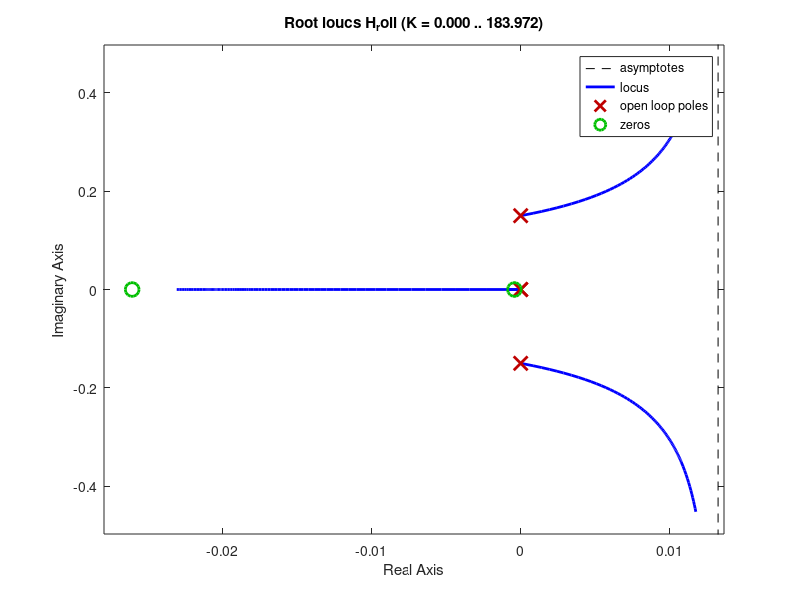
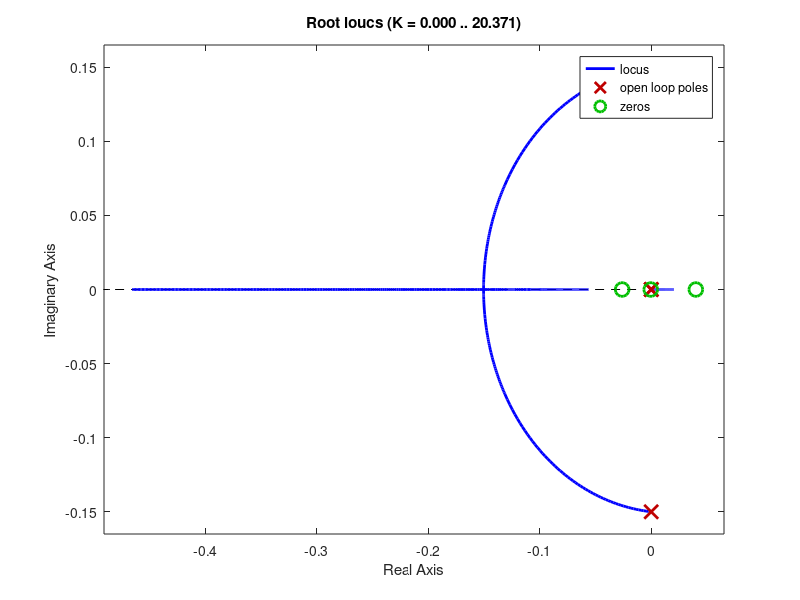
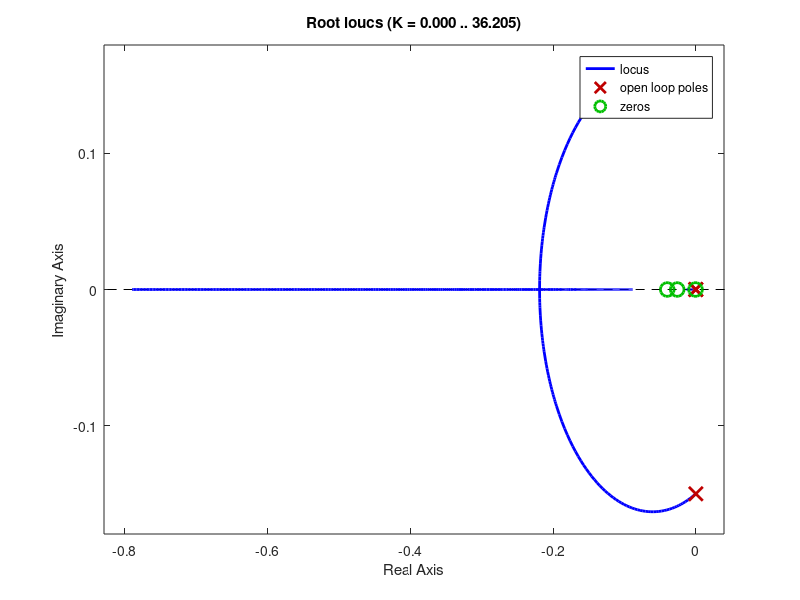

Write the MATLAB code that produced these figures, in order.
Ix = 1000;
Iz = Ix ;
h = 150;

omega_0 = 0.72722*(10^-4) ;

% nutation frequency for large h
nutation_f_approx = h /(( Ix * Iz ) ^0.5) ;

K = 15;
tau = 25;
alpha_d = 10; % alpha in degrees

s = tf('s');

% H is used to denote the transfer function of the plant .
H_roll = cosd ( alpha_d ) *( Ix * s ^2 + h * tand ( alpha_d ) * s + omega_0 *h ) /( Ix * Iz *( s ^2 + nutation_f_approx ^2) *( s ^2 + omega_0 ^2 ) ) ;

figure(1)
rlocus ( H_roll ) , grid

figure(2)
G = ( tau * s - 1) ;
rlocus ( G * H_roll ) , grid

figure(3)
G = ( tau * s + 1) ;
rlocus ( G * H_roll ) , grid
